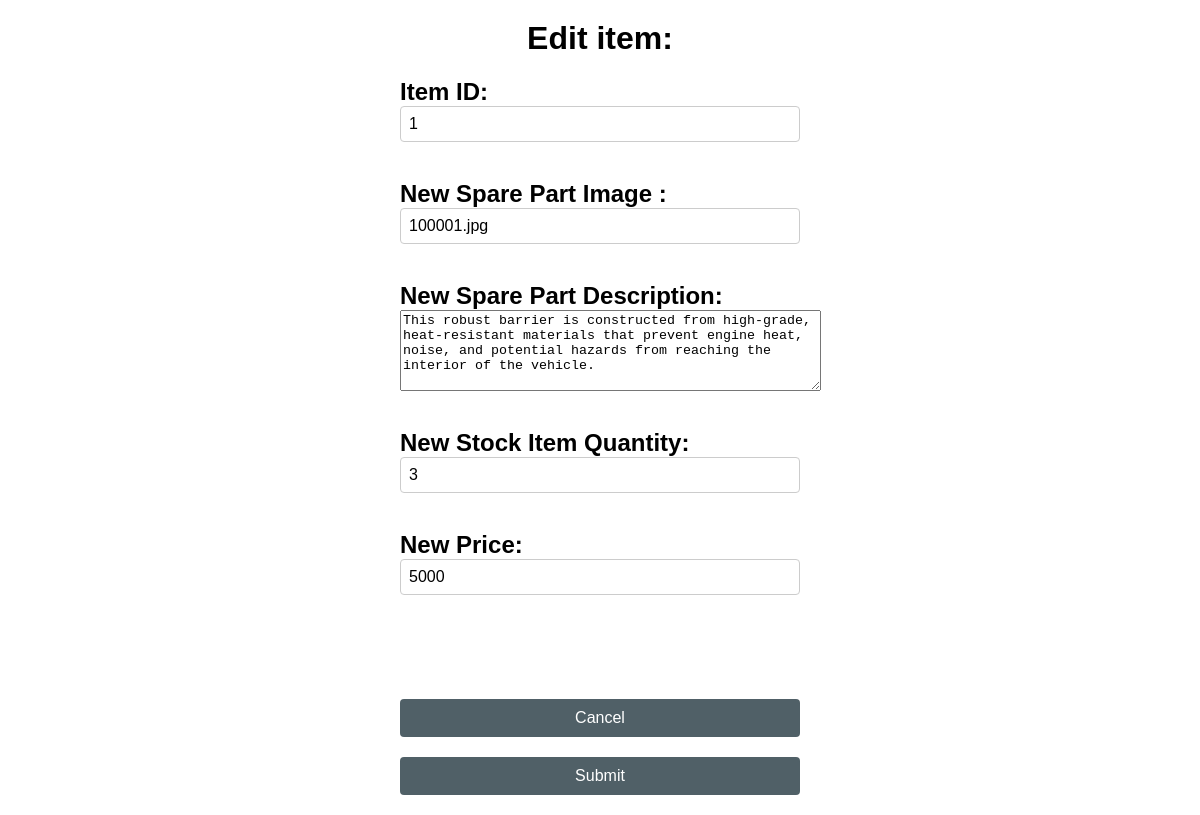
Page /4523html&css/php/editItem.php?sparePartNum=1 on the committed database.
### tables this page shows
CREATE TABLE Item (
    sparePartNum INT(10) NOT NULL,
    sparePartCategory INT(1) NOT NULL,
    sparePartName VARCHAR(255) NOT NULL,
    sparePartImage VARCHAR(100) NOT NULL,
    sparePartDescription VARCHAR(255),
    weight DOUBLE NOT NULL,
    stockItemQty INT(10) NOT NULL,
    price DOUBLE NOT NULL,
    PRIMARY KEY (sparePartNum)
);

### 4523html&css/php/editItem.php (the view, shortened to what this page needs)
<?php
   if (isset($_GET['sparePartNum'])) {
        $sparePartNum = $_GET['sparePartNum'];
        $servername = "127.0.0.1";
        $username = "root";
        $password = "";
        $dbname = "projectdb";
        $conn = new mysqli($servername, $username, $password, $dbname);
       $sql = "SELECT * FROM item WHERE sparePartNum = ".$sparePartNum;
       $result = $conn->query($sql);
       $column = $result->fetch_assoc();
       $partNum = $column["sparePartNum"];
       $img = $column["sparePartImage"];
       $description = $column["sparePartDescription"];
       $quantity = $column["stockItemQty"];
       $price = $column["price"];
    }
?>
<link rel="stylesheet" href="../css/Edit Item form.css" type="text/css">
<div class="container">
  <form method="post" action="<?php echo $_SERVER['PHP_SELF'];?>">
    <h1><?php echo "Edit item:"; ?><h2>
    <label >Item ID:</label>
    <input type="text" value="<?php echo $partNum; ?>"  name="PartNum" readonly>
    <br></br>
    <label >New Spare Part Image :</label>
    <input type="text" value="<?php echo $img; ?>"  name="img">
    <br></br>
    <label >New Spare Part Description:</label>
    <textarea rows="5" cols="50" name="description"><?php echo $description; ?></textarea>
    <br></br>
    <label >New Stock Item Quantity:</label>
    <input type="text" value="<?php echo $quantity; ?>"  name="quantity">
    <br></br>
    <label >New Price:</label>
    <input type="text" value="<?php echo $price; ?>"  name="price">
    <br></br>
    <br>
    <br>
<div class="button-container">
  <input type="button" value="Cancel" onclick="backToItem()">
  <input type="submit" value="Submit" >
</div>

### 4523html&css/css/Edit Item form.css (style rules this page uses)
h1 { text-align: center; }
form { max-width: 400px; margin: 0 auto; }
label { display: block; margin-top: 10px; }
input[type="text"] { width: 100%; padding: 8px; font-size: 16px; border: 1px solid #ccc; border-radius: 4px; }
input[type="reset"] , input[type="button"] , input[type="submit"] { width: 100%; padding: 10px; font-size: 16px; border: none; background-color: #506067; color: white; cursor: pointer; border-radius: 4px; margin-top: 20px; }

### rows in the picture
item: PartNum "1", img "100001.jpg", description "This robust barrier is constructed from high-grade, heat-resistant materials that prevent engine heat, noise, and potential hazards from reaching the interior of the vehicle.", quantity "3", price "5000"
